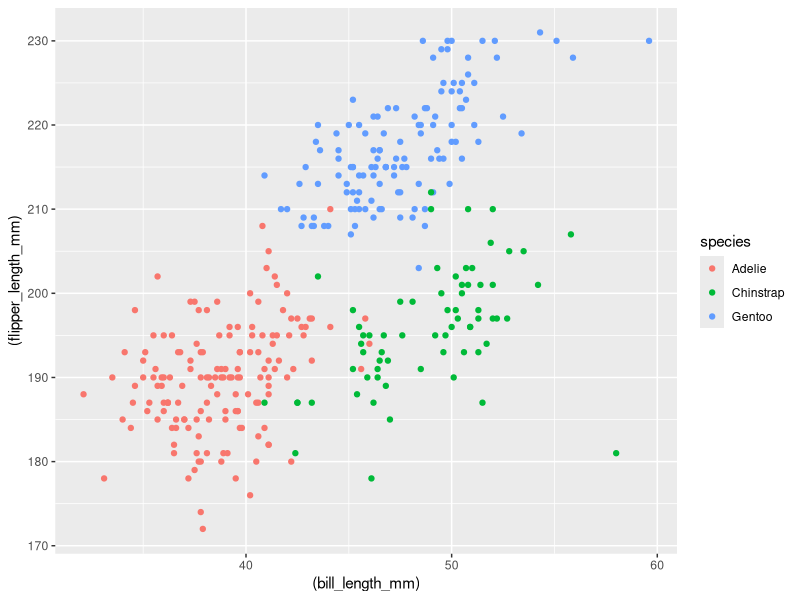
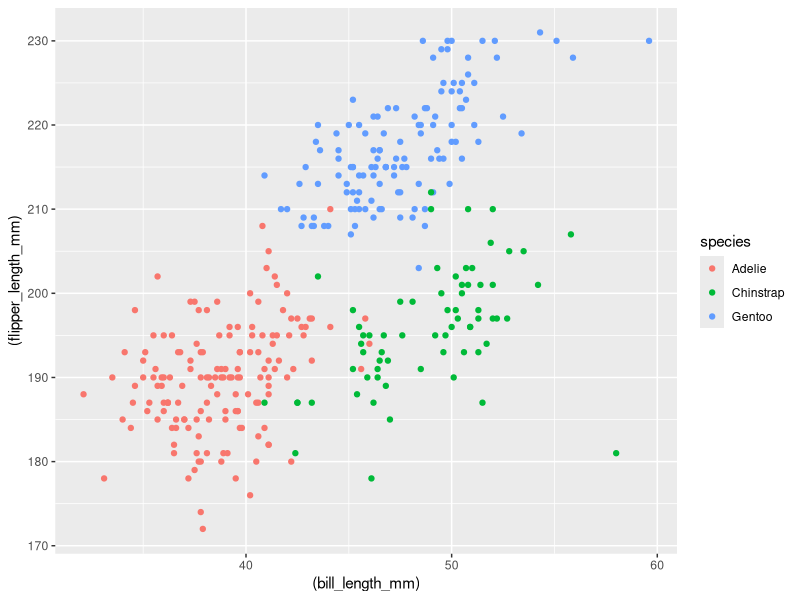

The R script that drew these images, in order:
## ---- chunk 1
library(tidyverse) #Loading necessary library
data("penguins", package = "palmerpenguins")

## ---- chunk 2
ggplot(penguins, aes(x = (bill_length_mm), y = (flipper_length_mm), color=species)) + geom_point()
ggsave("scatterplot.pdf")
